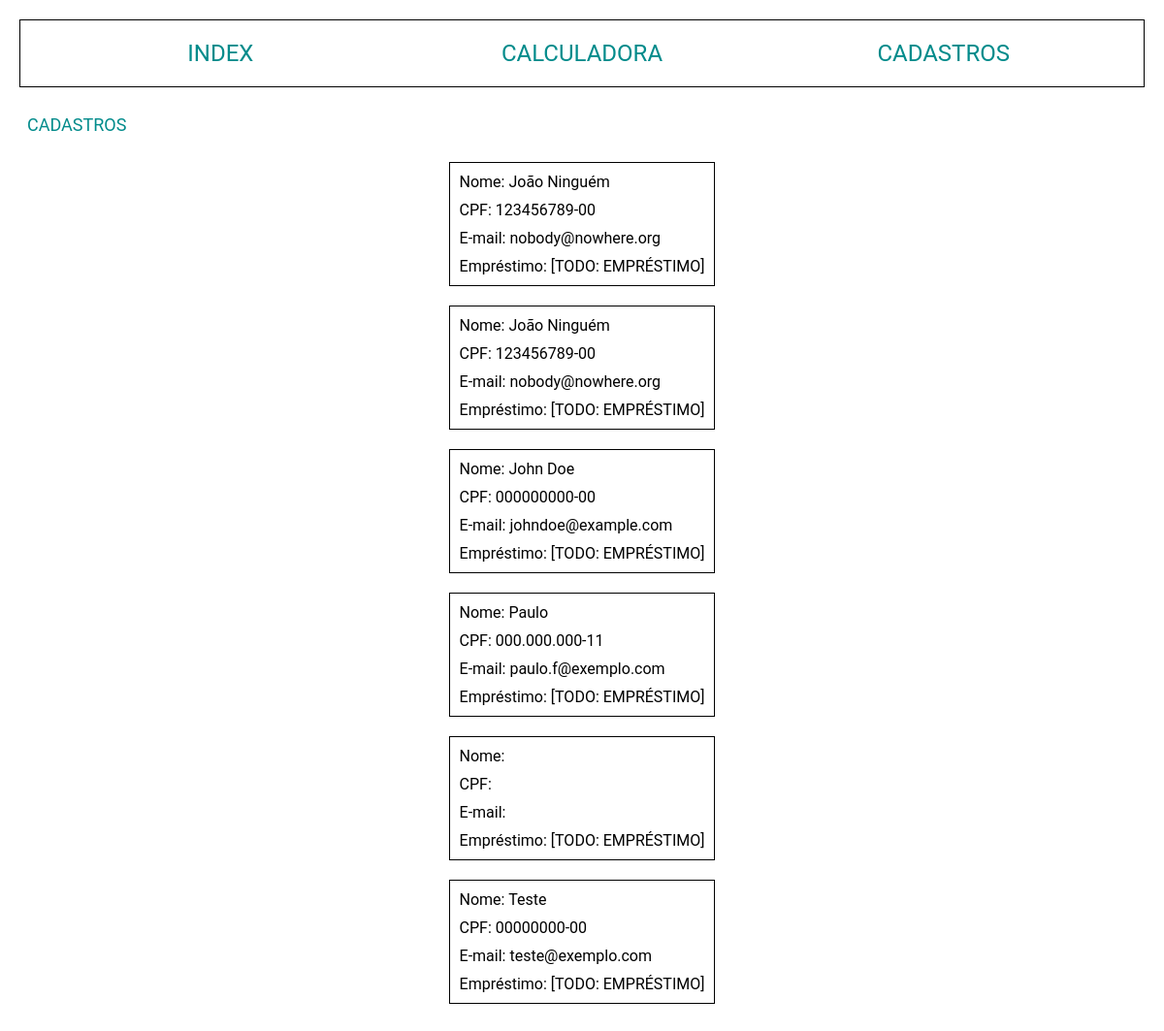
The page /cadastros/ on the database its author committed.
### calculadora/models.py (models this page shows)
class User(models.Model):
    name = models.CharField(max_length=200, null=True)
    cpf = models.CharField(max_length=11, null=True)
    email = models.CharField(max_length=40, null=True)
    loan_plan = models.ForeignKey(Loan, null=True, on_delete=models.SET_NULL)

### emprestimos/views.py (the view, shortened to what this page needs)
@csrf_exempt
def cadastros(request):
    if request.method == 'GET':
        template = loader.get_template('cadastros.html')
        all_users = User.objects.all()
        users = []
        for user in all_users:
            user_data = {
                'name': user.name,
                'email': user.email,
                'cpf': user.cpf,
                'loan': '[TODO: EMPRÉSTIMO]',
            }
            users.append(user_data)
        context = {
            'users': users,
            'users_length': len(users),
        }
        return HttpResponse(template.render(context, request))

### templates/cadastros.html (shortened to what this page needs)
<!DOCTYPE html>
<html lang="pt-BR">
<head>
  <link rel="stylesheet" href="/static/styles/cadastros.css" />
  <link rel="stylesheet" href="/static/styles/links.css" />
  <link rel="stylesheet" href="/static/styles/main.css" />
</head>
<body>
    <div class="container-main">
        {% include "links.html" %}
        <div class="main-body">
            <div class="main-body-title">CADASTROS</div>
            <div class="main-body-content">
                <div class="container-cadastros">
                {% if users_length == 0 %}
                    <div>Nenhum email cadastrado.</div>
                {% else %}
                    <div class="user-list">
                        {% for user in users %}
                        <div class="user-list-entry">
                            <div>
                                <span>Nome:</span>
                                <span>{{ user.name }}</span>
                            </div>
                            <div>
                                <span>CPF:</span>
                                <span>{{ user.cpf }}</span>
                            </div>
                            <div>
                                <span>E-mail:</span>
                                <span>{{ user.email }}</span>
                            </div>
                            <div>
                                <span>Empréstimo:</span>
                                <span>{{ user.loan }}</span>
                            </div>
                        </div>
                        {% endfor %}
                    </div>
                {% endif %}
                </div>
            </div>
        </div>
    </div>
</body>
</html>

### templates/links.html
<div class="website-links main-links">
    <a href="/">INDEX</a>
    <a href="/calculadora">CALCULADORA</a>
    <a href="/cadastros">CADASTROS</a>
</div>

### static/styles/cadastros.css (style rules this page uses)
.user-list { display: grid; grid-auto-flow: row; grid-auto-rows: auto; grid-gap: 20px; padding: 20px; max-width: 640px; }
.user-list > .user-list-entry { display: grid; grid-auto-flow: row; grid-auto-rows: auto; grid-gap: 10px; padding: 10px; border: 1px solid black; }

### static/styles/links.css (style rules this page uses)
.website-links { display: grid; grid-auto-flow: column; grid-auto-columns: 1fr; align-items: center; justify-content: center; text-align: center; padding: 20px; background: white; border: 1px solid black; }
.website-links > a { color: darkcyan; font: 24px 'Roboto', sans-serif; text-decoration: none; }

### static/styles/main.css (style rules this page uses)
body { font-family: 'Roboto', sans-serif; }
.container-main { position: fixed; top: 0; left: 0; width: calc(100vw - 40px); height: calc(100vh - 40px); display: grid; grid-template-rows: auto 1fr; grid-template-columns: 1fr; grid-gap: 20px; padding: 20px; }
.container-main > .main-links { grid-area: 1/1/2/2; }
.container-main > .main-body { grid-area: 2/1/3/2; overflow-x: hidden; overflow-y: auto; }
.container-main > .main-body > .main-body-title { color: darkcyan; font: 18px 'Roboto', sans-serif; margin: 8px; }
.container-main > .main-body > .main-body-content { display: grid; align-items: center; justify-content: center; }

### rows shown on the page
User: name "João Ninguém", cpf "123456789-00", email "nobody@nowhere.org"
User: name "João Ninguém", cpf "123456789-00", email "nobody@nowhere.org"
User: name "John Doe", cpf "000000000-00", email "johndoe@example.com"
User: name "Paulo", cpf "000.000.000-11", email "paulo.f@exemplo.com"
User: name "Teste", cpf "00000000-00", email "teste@exemplo.com"

### other values the page prints
{{ user.loan }} "[TODO: EMPRÉSTIMO]" "[TODO: EMPRÉSTIMO]" "[TODO: EMPRÉSTIMO]" "[TODO: EMPRÉSTIMO]" "[TODO: EMPRÉSTIMO]" "[TODO: EMPRÉSTIMO]"
